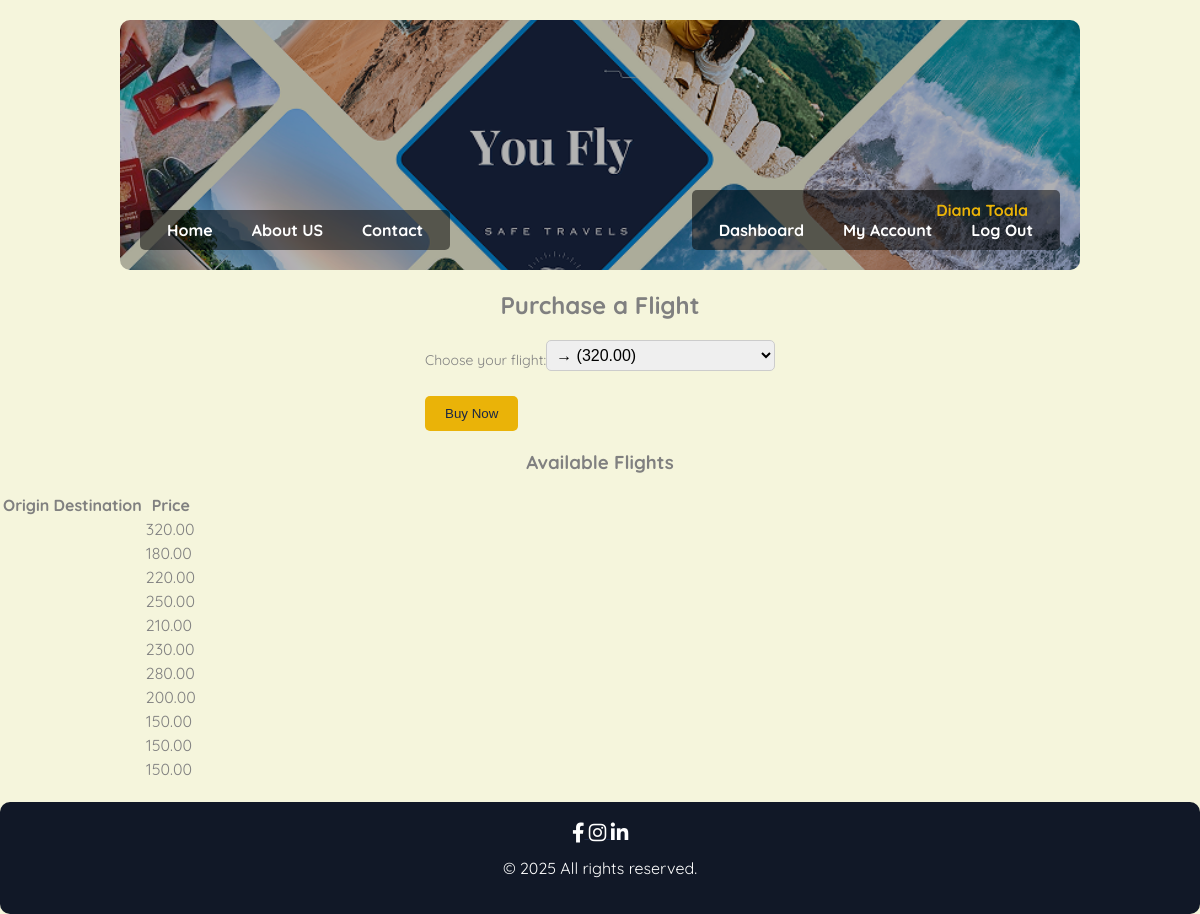
The app's page /pages/purchase_flight.php (signed in) with its own data.
### tables this page shows
CREATE TABLE `flights` (
  `flight_id` int(11) NOT NULL,
  `flight_number` varchar(50) NOT NULL,
  `departure_airport` varchar(100) NOT NULL,
  `arrival_airport` varchar(100) NOT NULL,
  `departure_date` datetime NOT NULL,
  `arrival_date` datetime NOT NULL,
  `price` decimal(10,2) NOT NULL,
  `available_seats` int(11) NOT NULL,
  `created_at` datetime DEFAULT current_timestamp(),
  `updated_at` datetime DEFAULT current_timestamp() ON UPDATE current_timestamp(),
  `picture` varchar(50) NOT NULL
);

### includes/functions.php (called while the page is built, shortened)
<?php
function pdo ( PDO $pdo, string $sql, array $arguments = null ) {
  if ( ! $arguments ) {
    return $pdo->query( $sql );
  }
  $statement = $pdo->prepare( $sql );
  $statement->execute( $arguments );
  return $statement;
}
?>

### pages/purchase_flight.php (the view, shortened to what this page needs)
<?php
include '../includes/functions.php';
include '../includes/db.php';
$sql = "SELECT * FROM flights";
$flights = pdo($pdo, $sql)->fetchAll();
?>
<link rel="stylesheet" href="../css/main.css">
<?php include '../includes/header-member.php'; ?>
<div class="purchase-container">
    <h2>Purchase a Flight</h2>
    <form action="" method="POST">
        <div class="form-group">
            <label for="flight_id">Choose your flight:</label>
            <select name="flight_id" id="flight_id" required>
                <?php foreach ($flights as $flight): ?>
                    <option value="<?= $flight['id']; ?>"><?= $flight['origin']; ?> → <?= $flight['destination']; ?> (<?= $flight['price']; ?>)</option>
                <?php endforeach; ?>
            </select>
        </div>
        <div class="form-buttons">
            <button type="submit" class="submit-button">Buy Now</button>
        </div>
    </form>
    <h3>Available Flights</h3>
    <table>
        <thead>
            <tr>
                <th>Origin</th>
                <th>Destination</th>
                <th>Price</th>
            </tr>
        </thead>
        <tbody>
            <?php foreach ($flights as $flight): ?>
                <tr>
                    <td><?= $flight['origin']; ?></td>
                    <td><?= $flight['destination']; ?></td>
                    <td><?= $flight['price']; ?></td>
                </tr>
            <?php endforeach; ?>
        </tbody>
    </table>
</div>
<?php include '../includes/footer.php'; ?>

### css/main.css (style rules this page uses)
html, body { margin : 0; }
body { background-color : #f5f5dcff; font-family : 'Quicksand', sans-serif; color : gray; text-align : center; }
form { text-align: right; width: max-content; margin: 0 auto; }
.form-group { display: flex; align-items: center; justify-content: space-between; margin-bottom: 10px; width: 350px; }
.form-group label { width: 180px; text-align: left; font-size: 14px; white-space: nowrap; }
.form-buttons { display: flex; justify-content: space-between; margin-top: 15px; }
.submit-button { background-color: #eab308ff; color: #1a2745ff; border: none; padding: 10px 20px; border-radius: 5px; cursor: pointer; }
.search-container .search input, select { width: 100%; padding: 10px; margin-bottom: 10px; font-size: 1em; border-radius: 5px; border: 1px solid #ccc; }
.search-container .search input, select { padding: 5px; min-width: 120px; }

### records on screen
flights: price "320.00"
flights: price "180.00"
flights: price "220.00"
flights: price "250.00"
flights: price "210.00"
flights: price "230.00"
flights: price "280.00"
flights: price "200.00"
flights: price "150.00"
flights: price "150.00"
flights: price "150.00"

### other values on screen
$fullname "Diana Toala"
